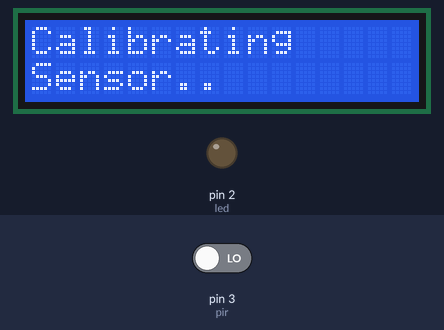
Bench run of a sketch on a simulated Arduino Uno, built with avr-gcc and run on an emulated ATmega328P. Parts: 16×2 character LCD, output pins drawn as LEDs (lit = HIGH). The inputs (shaded band) are chosen by the test bench; at power-on: pin 3 (pir) LOW.

Above: at 1.1 s.
At 8.3 s:
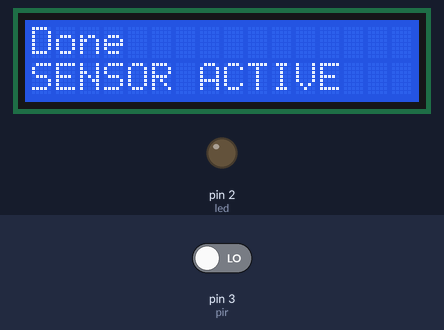
8.4 s: pin 3 (pir) driven HIGH
At 8.8 s:
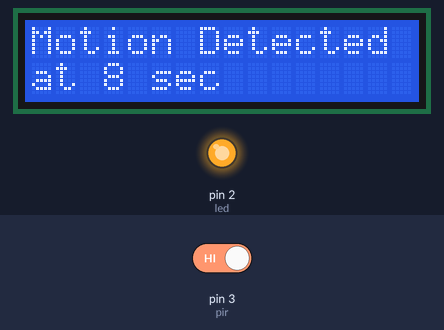
9.9 s: pin 3 (pir) driven LOW
At 16.1 s:
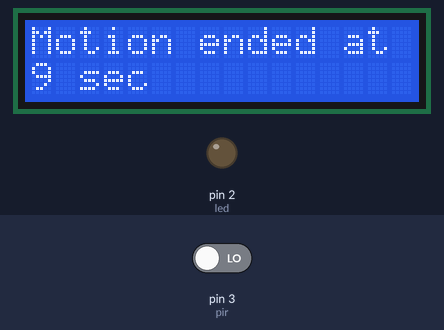
16.4 s: pin 3 (pir) driven HIGH
At 17.3 s:
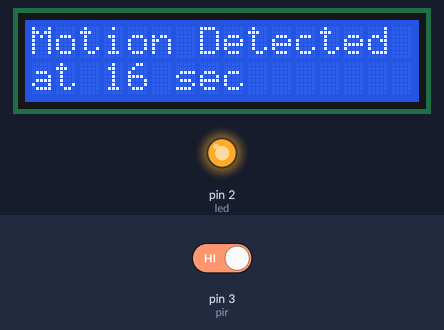
Timing chart, 0 to 19.4 s (numbered marks = the images above; inputs shaded):
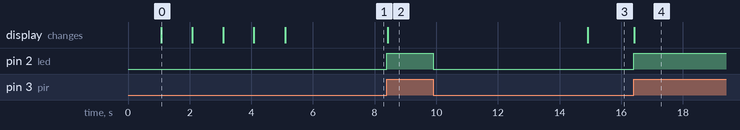

The sketch:

Class_Code.ino
```cpp
#include <LiquidCrystal_I2C.h>
LiquidCrystal_I2C lcd(0x27, 16, 2);

int calibrationTime = 5;  // Set calibration time in seconds

// the time when the sensor outputs a low impulse
long unsigned int lowIn;

// the amount of milliseconds the sensor has to be low
// before we assume all motion has stopped
long unsigned int pause = 5000;

boolean lockLow = true;
boolean takeLowTime;
int pir = 3;
int led = 2;

void setup() {
  pinMode(pir, INPUT);
  pinMode(led, OUTPUT);
  digitalWrite(led, LOW);
  lcd.init();         // Initialize I2C LCD
  lcd.backlight();    // Turn on backlight
  lcd.setCursor(0, 0);
  lcd.print("Calibrating");
  lcd.setCursor(0, 1);
  lcd.print("Sensor");
  for (int i = 0; i < calibrationTime; i++) {
    lcd.print(".");
    delay(1000);
  }
  lcd.clear();
  lcd.print("Done");
  lcd.setCursor(0, 1);
  lcd.print("SENSOR ACTIVE");
  delay(2000);
}

void loop() {
  if (digitalRead(pir) == HIGH) {
    digitalWrite(led, HIGH);
    if (lockLow) {
      lockLow = false;
      lcd.clear();
      lcd.print("Motion Detected");
      lcd.setCursor(0, 1);
      lcd.print("at ");
      lcd.print((millis() / 1000));
      lcd.print(" sec");
      delay(50);
    }
    takeLowTime = true;
  }

  if (digitalRead(pir) == LOW) {
    digitalWrite(led, LOW);
    if (takeLowTime) {
      lowIn = millis(); // save the time of transition from HIGH to LOW
      takeLowTime = false;
    }
    // if the sensor is low for more than the given pause;
    // we assume that no motion is going to happen
    if (!lockLow && millis() - lowIn > pause) {
      // makes sure this block of code is only executed again after
      // a new motion sequence has been detected
      lockLow = true;
      lcd.clear();
      lcd.print("Motion ended at");
      lcd.setCursor(0, 1);
      lcd.print((millis() - pause) / 1000);
      lcd.print(" sec");
      delay(50);
    }
  }
}
```

Measured:
- after the input at 8.4 s, pin 2 (led): LOW → HIGH at once; the display: changes at once (image 2)
- after the input at 9.9 s, pin 2 (led): HIGH → LOW at once; the display: changes after 5.0 s (image 3)
- after the input at 16.4 s, pin 2 (led): LOW → HIGH at once; the display: changes at once (image 4)
